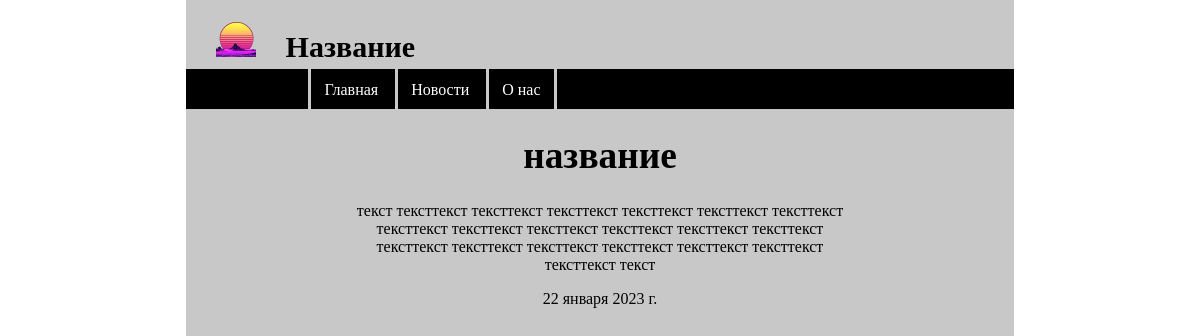
Screenshot of /news/3 with the database file from the repository.
### news/models.py (models this page shows, shortened)
class Articles(models.Model):
    title = models.CharField('Название', max_length=50)
    anons = models.CharField('Анонс', max_length=250)
    full_text = models.TextField('Статья')
    date = models.DateField('Дата публикации')
    class Meta:
        verbose_name = 'Новость'
        verbose_name_plural = 'Новости'

### news/views.py (the view)
# urls.py: path('<int:pk>', views.NewsDV.as_view(), name='news_dv')
class NewsDV(DetailView):
    model = Articles
    template_name = 'news/news_dv.html'
    context_object_name = 'article'

### news/templates/news/news_dv.html (shortened to what this page needs)
{% extends 'main/layout.html' %}
{% block content %}
        <h1 class="main">{{ article.title }}</h1>
        <p class="main">{{ article.full_text }}</p>
        <p class="main">{{ article.date }}</p>
{% endblock %}

### main/static/main/css/main.css (style rules this page uses)
body { background: white; position: relative; top: -20px; }
h1.main { font-size: 28pt; color: rgb(0, 0, 0); text-align: center; }
p.main { text-align: center; margin-left: 20%; margin-right: 20%; }

### rows the page displays
Articles: title "название", full_text "текст тексттекст тексттекст тексттекст тексттекст тексттекст тексттекст тексттекст тексттекст тексттекст тексттекст тексттекст тексттекст тексттекст тексттекст тексттекст тексттекст тексттекст тексттекст тексттекст текст", date "22 января 2023 г."
